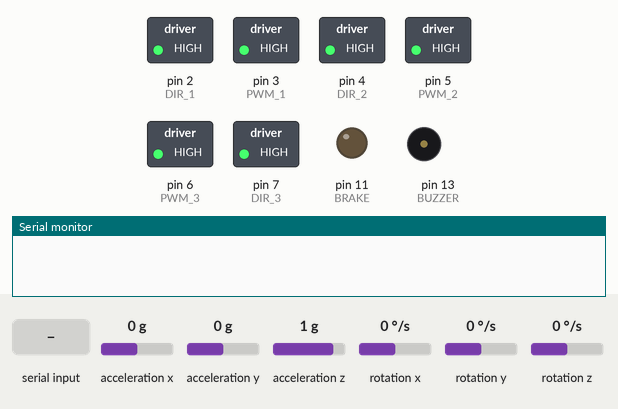
Recording of a sketch running on a simulated Arduino Uno, built with avr-gcc and run on an emulated ATmega328P. On the bench: switched loads named in the sketch (green lamp = pin HIGH), output pins drawn as LEDs (lit = HIGH), buzzer (waves = sounding, pin HIGH), the last lines printed to the serial monitor. Wiring (inferred from the names in the program): MPU-6050 motion sensor at I2C address 0x68. The test bench sets the inputs (shaded band); at power-on: rotation x 0 °/s, acceleration y 0 g, rotation z 0 °/s, acceleration x 0 g, acceleration z 1 g, rotation y 0 °/s.

Above: at 4.7 s.
4.8 s: rotation x set to 7 °/s
At 5.4 s:
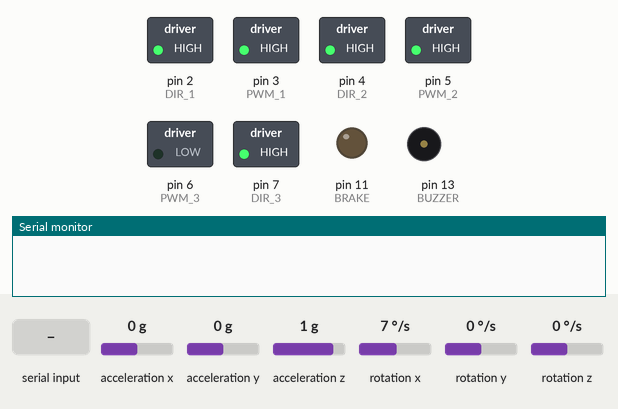
6.6 s: acceleration y set to -0.2 g
At 8.0 s:
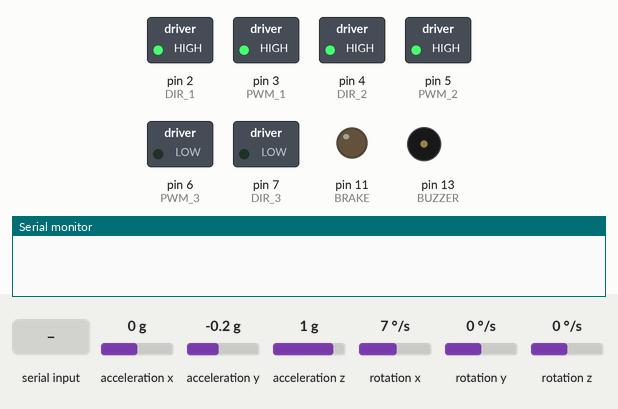
9.1 s: "a" received over the second serial link
At 10.4 s:
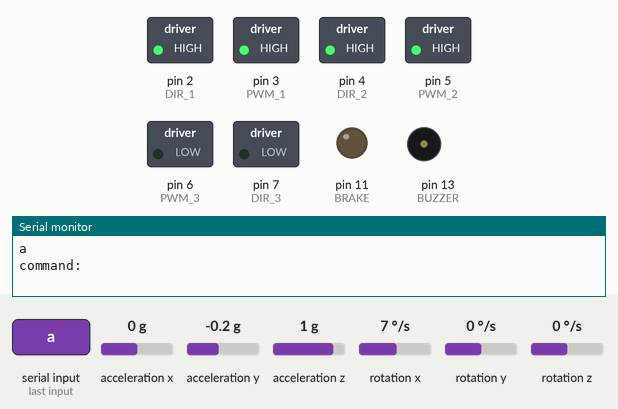
10.7 s: rotation z set to -192 °/s
13.7 s: "d" received over the second serial link
At 13.85 s:
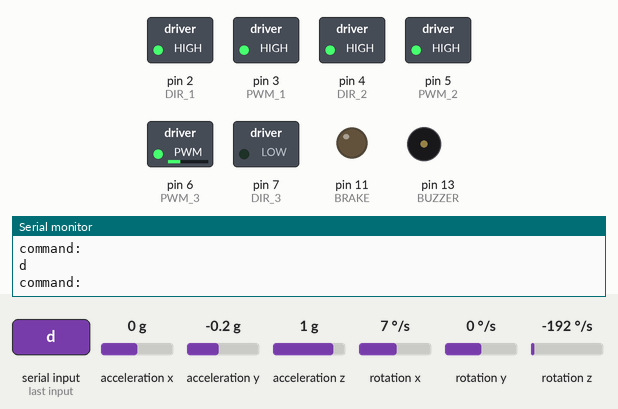
15.5 s: rotation x set to -192 °/s
At 16.2 s:
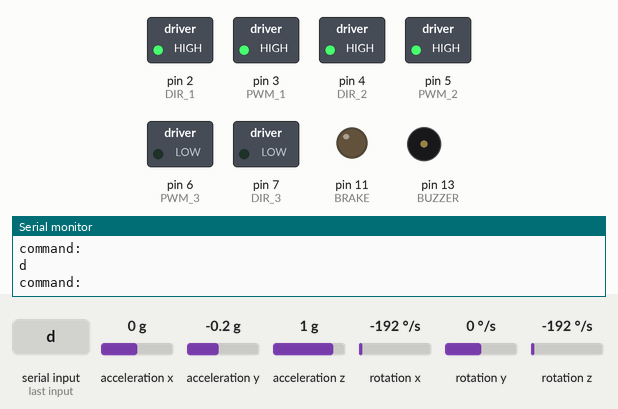
Timing chart, 0 to 18.0 s (numbered marks = the images above; inputs shaded):
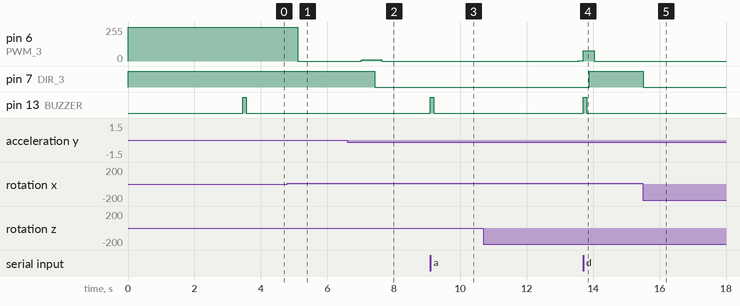

Measured:
- the behaviour switches between 0 and -0.1 g on acceleration y (found by bisection; images 1 and 2)
- after the input at 4.8 s, pin 6 (PWM_3): 255/255 → 0/255 after 0.31 s
- after the input at 6.6 s, pin 6 (PWM_3): 0/255 → 10/255 after 0.40 s, → 0/255 0.63 s later; pin 7 (DIR_3): HIGH → LOW after 0.83 s
- after the input at 9.1 s, pin 13 (BUZZER): LOW → HIGH at once, → LOW 0.10 s later
- after the input at 10.7 s, pin 6 (PWM_3): 0/255 → 3/255 after 2.8 s
- after the input at 13.7 s, pin 6 (PWM_3): 3/255 → 78/255 at once, → 0/255 0.34 s later; pin 13 (BUZZER): LOW → HIGH at once, → LOW 0.10 s later
- after the input at 15.5 s, pin 6 (PWM_3): stays 0/255 (without the input it goes to 3/255 after 2.4 s); pin 7 (DIR_3): HIGH → LOW at once

The sketch:

adcs-cubli.ino
```cpp
#include "arduino_cube.h"

#include <Wire.h>
#include <AltSoftSerial.h>  // full-duplex! (SoftwareSerial.h is half-duplex!)
#include <stdint.h>
//dirk Slabber
//24/08/2023

AltSoftSerial hc06;


void setup() {
  Serial.begin(9600);
  hc06.begin(9600);
  //interrupt timers        // These interfere with the AltSoftSerial library!
  // TCCR1A = 0b00000001;   // (do we even need them?)
  // TCCR1B = 0b00001010;
  // TCCR2B = 0b00000010;
  // TCCR2A = 0b00000011;
  //pinmodes
  pinMode(DIR_1, OUTPUT);
  pinMode(PWM_1, OUTPUT);
  pinMode(DIR_2, OUTPUT);
  pinMode(PWM_2, OUTPUT);
  pinMode(DIR_3, OUTPUT);
  pinMode(PWM_3, OUTPUT);
  pinMode(BRAKE, OUTPUT);
  pinMode(BUZZER, OUTPUT);

  //enable madgwick filter with a sample frequency of 25Hz
  filter.begin(mgwk_freq);

  //Ensure the motor starts at 0 rpm
  // delay(100);
  Motor_control(1, 0);
  Motor_control(2, 0);
  Motor_control(3, 0);
  //motor_demo();
  //beeps to warn user that calibration is about to start
  // delay(5000);
  // beep();
  // delay(5000);
  // beep();
  // delay(100);

  //initialise the IMU and complete the offset calibration
  MPU6050_init();
  delay(100);
  MPU6050_offset_setup();

  //set up filter interrupt interrupt
  millis_per_filter_reading = 1000/mgwk_freq;

  //beep a third time to announce start
  beep();

  previousT_1 = millis();
}


void loop() {

  currentT = millis();

  //sample at the correct rate
  if ((currentT - previousT_1) >= millis_per_filter_reading) {
    angle_calc();
  }

  //run the system actuation at correct rate
  if ((currentT - previousT_1) >= loop_time) {
    Set_pwm();
    Motor_set_speed();
    process_commands();
    // send_telemetry();
    // PrintData();
    previousT_1 = currentT;
  }
}
```

MPU650.ino
```cpp
//initialize the sensor
void MPU6050_init()
{
  Wire.begin();
  delay (100);
  writeTo(MPU6050, PWR_MGMT_1, 0);              // specify internal 8MHz occilator?
  writeTo(MPU6050, ACCEL_CONFIG, accSens << 3); // Specifying output scaling of accelerometer
  writeTo(MPU6050, GYRO_CONFIG, gyroSens << 3); // Specifying output scaling of gyroscope
  delay (100);
}
void MPU6050_offset_setup() {  //, scaling and ......

  for (int i = 0; i <= 1000; i++) {
    MPU6050_read_gyros();
    GyX_offset_sum += GyX;
    GyY_offset_sum += GyY;
    GyZ_offset_sum += GyZ;
    MPU6050_read_accelerometers();
    AcX_offset_sum += AcX;
    AcY_offset_sum += AcY;
    AcZ_offset_sum += AcZ-1;
    delay(1);
  }
  GyX_offset = GyX_offset_sum/1000;
  GyY_offset = GyY_offset_sum/1000;
  GyZ_offset = GyZ_offset_sum/1000;

  AcX_offset = AcX_offset_sum/1000;
  AcY_offset = AcY_offset_sum/1000;
  AcZ_offset = AcZ_offset_sum/1000;
}

void angle_calc() {  //determine the intertial angle of the cubit in the X and Y axis

  MPU6050_read_gyros();
  MPU6050_read_accelerometers();
  MPU6050_filter_sensors();
}

void MPU6050_read_gyros()
{
    // read raw accel/gyro measurements from device - check the register map pg 31
  Wire.beginTransmission(MPU6050);
  Wire.write(0x43);
  Wire.endTransmission(false);
  Wire.requestFrom(MPU6050, 6, true);   //dont know why 6 bytes are being requested
  GyX = ((float)(Wire.read() << 8 | Wire.read())/131)-GyX_offset; // 0x43 (GYRO_XOUT_H) bitwise-or 0x44 (GYRO_XOUT_L)
  GyY = ((float)(Wire.read() << 8 | Wire.read())/131)-GyY_offset; // 0x45 (GYRO_YOUT_H) bitwise-or 0x46 (GYRO_YOUT_L)
  GyZ = ((float)(Wire.read() << 8 | Wire.read())/131)-GyZ_offset; // 0x47 (GYRO_ZOUT_H) bitwise-or 0x48 (GYRO_ZOUT_L)
}

void MPU6050_read_accelerometers()
{
    Wire.beginTransmission(MPU6050);
  Wire.write(0x3B);
  Wire.endTransmission(false);
  Wire.requestFrom(MPU6050, 6, true);
  AcX = ((float)(Wire.read() << 8 | Wire.read())/16384)-AcX_offset; // 0x3B (ACCEL_XOUT_H) bitwise-or 0x3C (ACCEL_XOUT_L)
  AcY = ((float)(Wire.read() << 8 | Wire.read())/16384)-AcY_offset; // 0x3D (ACCEL_YOUT_H) bitwise-or 0x3E (ACCEL_YOUT_L)
  AcZ = ((float)(Wire.read() << 8 | Wire.read())/16384)-AcZ_offset; // 0x3F (ACCEL_ZOUT_H) bitwise-or 0x40 (ACCEL_ZOUT_L)
}

void MPU6050_filter_sensors()     //gyrofilt applies the LSB accuracy and makes the readings more stable
{
    filter.updateIMU(GyX, GyY, GyZ, AcX, AcY, AcZ);
    theta1_X = filter.getRollRadians();
    theta1_Y = filter.getPitchRadians();
    theta1dot_X = GyX*0.01740;
    theta1dot_Y = GyY*0.01740;
}
```

arduino_cube.h
```cpp
#include <MadgwickAHRS.h>


//pins for motors
#define PWM_1		3	// new: 3	og: 10
#define DIR_1		2	// new: 2	og: 8

#define PWM_2		5	// new: 5	og: 9
#define DIR_2		4	// new: 4	og: 7

#define PWM_3		6	// new: 6	og: 5
#define DIR_3		7	// new: 7	og: 4

						// 8 - AltSoftSerial Rx
						// 9 - AltSoftSerial Tx
						// 10 - AltSoftSerial Unusable PWM

// other pins
#define BRAKE		11
#define BUZZER		13

//IMU register values
#define MPU6050 0x68          // MPU6050 address for I2C
#define ACCEL_CONFIG 0x1C     // Accelerometer configuration register address
#define GYRO_CONFIG 0x1B      // Gyro configuration address
#define PWR_MGMT_1 0x6B       // Power Management Register 1
#define accSens 0             // 0 = 2g, 1 = 4g, 2 = 8g, 3 = 16g
#define gyroSens 0            // 0 = 250rad/s, 1 = 500rad/s, 2 1000rad/s, 3 = 2000rad/s

//control parameters
#define loop_time  1  // the sample rate in ms

//madgwick filter properties
#define mgwk_freq 1000         //sampling frequency of the filter


//Physical system parameters
#define max_spd 16.65


// Control system variables
//##############################################################################
float K1 = 40;  // gains theta1 //30/
float K2 = 2;        // theta1dot //6
float K3 = 0.00001;      // theta2   //0.15//0.05

//madgwick filter and sensor variables
//############################################################################
Madgwick filter;
long millis_per_filter_reading;
float AcX, AcY, AcZ;         //storage of raw accelerometer readings
float AcX_offset, AcY_offset, AcZ_offset;
float AcX_offset_sum, AcY_offset_sum, AcZ_offset_sum;


float GyX, GyY, GyZ;          //storage of raw gyroscope readings
float GyX_offset, GyY_offset, GyZ_offset;
float GyX_offset_sum, GyY_offset_sum, GyZ_offset_sum;

// Sensor derived data variables
//############################################################################
float theta1_X = 0;       // system angular position (rad)
float theta1dot_X= 0;    // system angular velocity

float theta1_Y = 0;
float theta1dot_Y= 0;

float theta2dot_1=0;
float theta2dot_2=0;
float theta2dot_3=0;

float req_torque1;      // torque required by the control system
float req_torque2;
float req_torque3;

float req_acc1;          //that torque represented in acceleration
float req_acc2;
float req_acc3;

//general timer readings
//############################################################################
long currentT, previousT_1; //timer interrupts

//tuning paprameters
char TxRx = ' ';
```

functions.ino
```cpp
// simplifies writing to I2C devides
void writeTo(byte device, byte address, byte value)
{
  Wire.beginTransmission(device);
  Wire.write(address);
  Wire.write(value);
  Wire.endTransmission(true);
}

void beep()
{
  digitalWrite(BUZZER, 1);
  delay(100);
  digitalWrite(BUZZER, 0);
}

void Motor_control(int M, float sp) //accepts sp in radians
{
  int pwm,dir;
  switch (M)
  {
    case 1:
    pwm = PWM_1;
    dir = DIR_1;
    break;
    case 2:
    pwm = PWM_2;
    dir = DIR_2;
    break;
    case 3:
    pwm = PWM_3;
    dir = DIR_3;
    break;
  }
  sp = (sp*255)/max_spd;
      if (sp > 0) digitalWrite(dir, LOW);
      else digitalWrite(dir, HIGH);
      analogWrite(pwm, 255 - abs(sp));
}
void motor_demo()
{
  float sp =0;

  for (int i=0;i<=255;i++)
  {
    sp = (i*max_spd)/255;
    Motor_control(1,(sp));
    Motor_control(2,(sp));
    Motor_control(3,(sp));
    Serial.println(sp);
    delay(10);
  }
    for (int i=255;i>=0;i--)
  {
    sp = (i*max_spd)/255;
    Motor_control(1,(sp));
    Motor_control(2,(sp));
    Motor_control(3,(sp));
    Serial.println(sp);
    delay(10);
  }
}
void Set_pwm() { // assume a triangle with the motors perfectly horizontal the speeds are calculated thus

  req_torque1 =  K1 * (theta1_X/(3*0.5) - theta1_Y/(2*0.866));
  req_torque1 += K2 * (theta1dot_X/(3*0.5) - theta1dot_Y/(2*0.866));
  req_torque1 += K3 * theta2dot_1;
  req_acc1 = ((req_torque1*((currentT - previousT_1)))/((1.877e-3)*1000));
  theta2dot_1 = constrain((req_acc1/0.8165 + theta2dot_1),-(max_spd),max_spd);

  req_torque2 =  K1 * (theta1_X/(3*0.5) + theta1_Y/(2*0.866));
  req_torque2 += K2 * (theta1dot_X/(3*0.5) + theta1dot_Y/(2*0.866));
  req_torque2 += K3 * theta2dot_2;
  req_acc2 = ((req_torque2*((currentT - previousT_1)))/((1.877e-3)*1000));
  theta2dot_2 = constrain((req_acc2/0.8165 + theta2dot_2),-(max_spd),max_spd);

  req_torque3 =  K1 * (theta1_X/3);
  req_torque3 += K2 * theta1dot_X/3;
  req_torque3 += K3 * theta2dot_3;
  req_acc3 = ((req_torque3*((currentT - previousT_1)))/((1.877e-3)*1000));
  theta2dot_3 = constrain((req_acc3/0.8165 + theta2dot_3),-(max_spd),max_spd);

}
void Motor_set_speed()
{
  // Motor_control(1,theta2dot_1);
  // Motor_control(2,theta2dot_2);
  Motor_control(3,-theta2dot_3);
}


void PrintData()
{
  Serial.print(K1);
  Serial.print("  ");
  Serial.print(K2);
  Serial.print("  ");
  Serial.println(K3,4);
}

void process_commands() {
  if(hc06.available()) {
    TxRx = hc06.read();
    Serial.println(TxRx);
  }
  // if (Serial.available())
  // {
  //   TxRx = Serial.read();
  // }

  switch(TxRx) {
  case 'a':
    K1 += 1;
    break;

  case 's':
    K1 -= 1;
    break;

  case 'd':
    K2 += 0.1;
    break;

  case 'f':
    K2 -= 0.1;
    break;
  case 'g':
    K3 += 0.001;
    break;

  case 'h':
    K3 -= 0.001;
    break;

  case '0':
    digitalWrite(13, LOW);
    break;

  case '1':
    digitalWrite(13, HIGH);
    break;

  case 'b':
    // don't do anything, just beep
    break;

  default:
    // Serial.println("Unknown command!");
    return;
  }
  TxRx = ' ';

  Serial.print("command: ");
  Serial.println(TxRx);
  beep();
}

void send_telemetry() {

  union data_f32 {
    float data;
    byte bytes[4];
  };

  data_f32 angle_x, angle_y;
  angle_x.data = theta1_X;
  angle_y.data = theta1_Y;
  Serial.print("x: ");
  Serial.print(theta1_X);
  Serial.print("    y: ");
  Serial.println(theta1_Y);

  byte data[104] = {  // data is sent 104 (8x13) bytes at a time
    angle_x.bytes[0], angle_x.bytes[1], angle_x.bytes[2], angle_x.bytes[3], angle_y.bytes[0], angle_y.bytes[1], angle_y.bytes[2], angle_y.bytes[3],
    0x00, 0x00, 0x00, 0x00, 0x00, 0x00, 0x00, 0x00,
    0x00, 0x00, 0x00, 0x00, 0x00, 0x00, 0x00, 0x00,
    0x00, 0x00, 0x00, 0x00, 0x00, 0x00, 0x00, 0x00,
    0x00, 0x00, 0x00, 0x00, 0x00, 0x00, 0x00, 0x00,
    0x00, 0x00, 0x00, 0x00, 0x00, 0x00, 0x00, 0x00,
    0x00, 0x00, 0x00, 0x00, 0x00, 0x00, 0x00, 0x00,
    0x00, 0x00, 0x00, 0x00, 0x00, 0x00, 0x00, 0x00,
    0x00, 0x00, 0x00, 0x00, 0x00, 0x00, 0x00, 0x00,
    0x00, 0x00, 0x00, 0x00, 0x00, 0x00, 0x00, 0x00,
    0x00, 0x00, 0x00, 0x00, 0x00, 0x00, 0x00, 0x00,
    0x00, 0x00, 0x00, 0x00, 0x00, 0x00, 0x00, 0x00,
    0x00, 0x00, 0x00, 0x00, 0x00, 0x00, 0x00, 0x00
  };

  hc06.write(data, 104);
}
```
